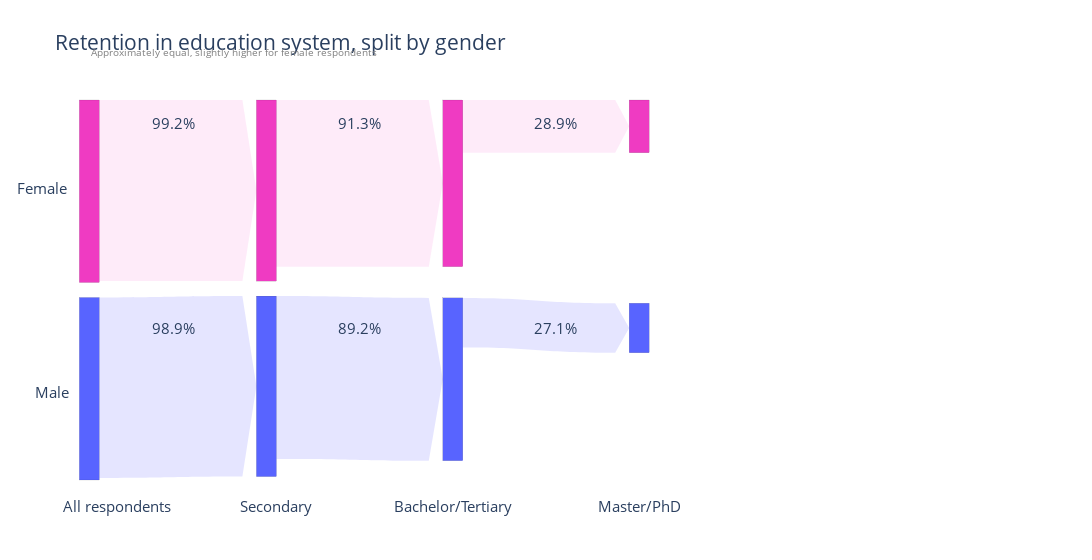

The code cell stored with this chart in its notebook:
### Markdown cell above
## GPG in relation to education

The levels of education, displayed in the graph below, shows a slightly higher level of education for female developers.
If higher education is resulting in higher salaries, the higher education levels for women should result in overall higher salaries for women.  
Since this is not the case, we can conclude that other factors cancel out this positive factor for women salaries.

### Code cell
%run gender_education.ipynb

### Figure 1 — Plotly figure (JSON) as saved in the notebook; plotly's stock layout.template omitted (floating-point values rounded to 4 significant figures)
{"data": [{"arrangement": "snap", "link": {"arrowlen": 14, "color": ["rgba(0,0,255,0.1)", "rgba(0,0,255,0.1)", "rgba(0,0,255,0.1)", "rgba(0,0,255,0.1)", "rgba(0,0,255,0.1)", "rgba(0,0,255,0.1)", "rgba(0,0,255,0.1)", "rgba(239,58,194,0.1)", "rgba(239,58,194,0.1)", "rgba(239,58,194,0.1)", "rgba(239,58,194,0.1)", "rgba(239,58,194,0.1)", "rgba(239,58,194,0.1)", "rgba(239,58,194,0.1)", "rgba(255,255,255,0)", "rgba(255,255,255,0)"], "customdata": ["Almost all male respondents<br>completed secondary education", "", "Most male respondents continued to tertiary education,<br>though slightly less than female respondents", "", "Over a quarter of male respondents continued to a master or doctorate,<br>though slightly less than female respondents", "", "", "Almost all female respondents<br>completed secondary education", "", "Most female respondents continued to tertiary education,<br>though slightly more than female respondents", "", "Over a quarter of female respondents continued to a master or doctorate,<br>though slightly more than male respondents"], "hovertemplate": " %{customdata}<extra></extra>", "source": [1, 1, 2, 2, 3, 3, 4, 5, 5, 6, 6, 7, 7, 8, 9, 9], "target": [2, 0, 3, 0, 4, 0, 0, 6, 0, 7, 0, 8, 0, 0, 1, 5], "value": [98.92, 0, 89.21, 0, 27.14, 0, 0, 99.22, 0, 91.33, 0, 28.9, 0, 0, 100, 100]}, "node": {"color": ["green", "#5864ff", "#5864ff", "#5864ff", "#5864ff", "#ef3bc2", "#ef3bc2", "#ef3bc2", "#ef3bc2"], "customdata": ["", "All valid answers from male<br> respondents were used", "Male respondents, secondary degree", "Male respondents, tertiary education", "Male respondents, master / doctorate", "All valid answers from female<br> respondents were used", "Female respondents, secondary degree", "Female respondents, tertiary education", "Female respondents, master / doctorate"], "hovertemplate": "%{customdata}<extra></extra>", "line": {"color": "black", "width": 0.1}, "pad": 15, "thickness": 20, "x": [0.01, 0.2, 0.4, 0.6, 0.01, 0.2, 0.4, 0.6, -1], "y": [0.3, 0.3, 0.735, 0.6, 0.2, 0.2, 0.2, 0.05, 0.1]}, "type": "sankey"}], "layout": {"annotations": [{"font": {"color": "grey", "size": 10}, "showarrow": false, "text": "Approximately equal, slightly higher for female respondents", "x": 0.01, "y": 1.15}, {"showarrow": false, "text": "All respondents", "x": -0.02, "y": -0.1}, {"showarrow": false, "text": "Secondary", "x": 0.17, "y": -0.1}, {"showarrow": false, "text": "Bachelor/Tertiary", "x": 0.4, "y": -0.1}, {"showarrow": false, "text": "Master/PhD", "x": 0.6, "y": -0.1}, {"showarrow": false, "text": "98.9%", "x": 0.075, "y": 0.4}, {"showarrow": false, "text": "89.2%", "x": 0.275, "y": 0.4}, {"showarrow": false, "text": "27.1%", "x": 0.51, "y": 0.4}, {"showarrow": false, "text": "99.2%", "x": 0.075, "y": 0.97}, {"showarrow": false, "text": "91.3%", "x": 0.275, "y": 0.97}, {"showarrow": false, "text": "28.9%", "x": 0.51, "y": 0.97}, {"showarrow": false, "text": "Female", "x": -0.07, "y": 0.8}, {"showarrow": false, "text": "Male", "x": -0.05, "y": 0.2}], "font": {"size": 15}, "modebar": {"remove": ["lasso2d", "select2d", "resetsankeygroup"]}, "title": {"text": "Retention in education system, split by gender"}, "width": 1200}}
